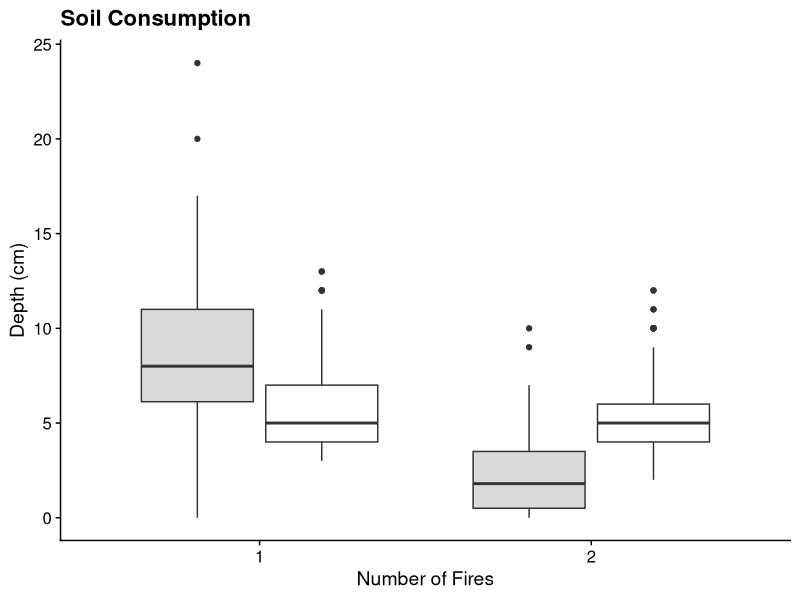
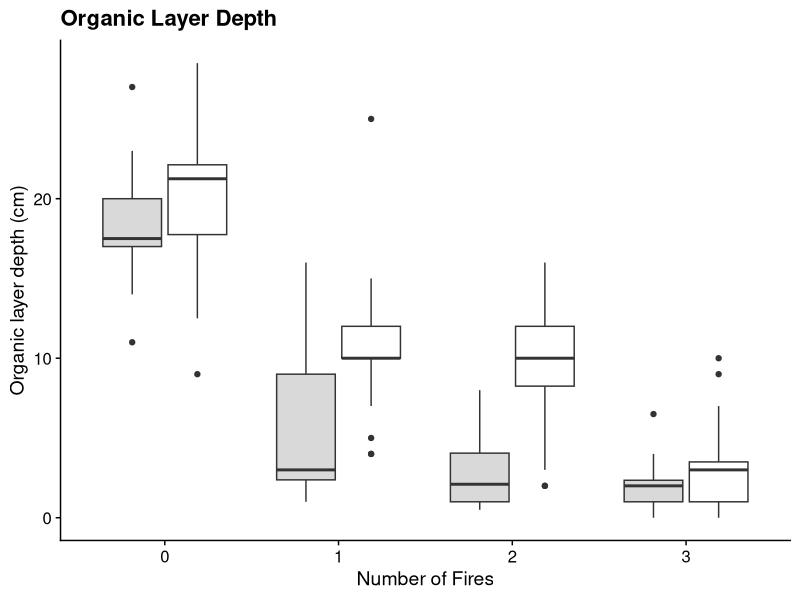
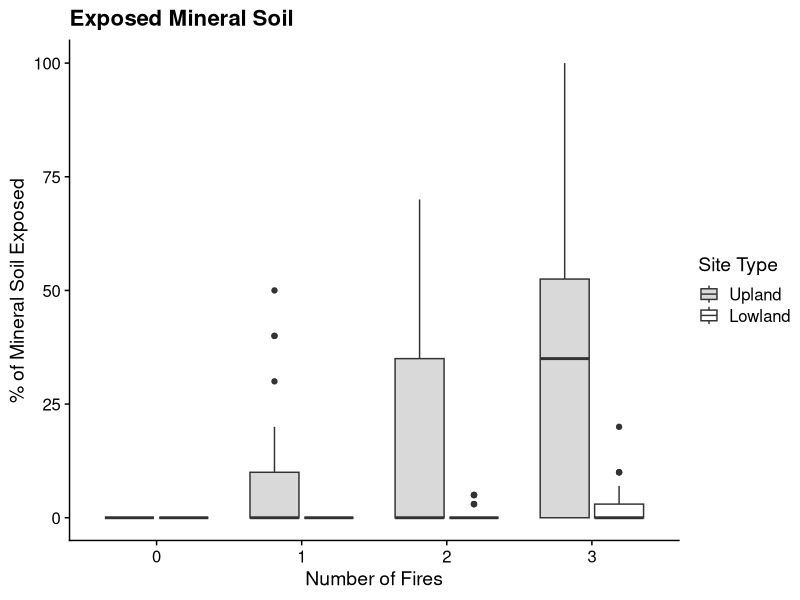
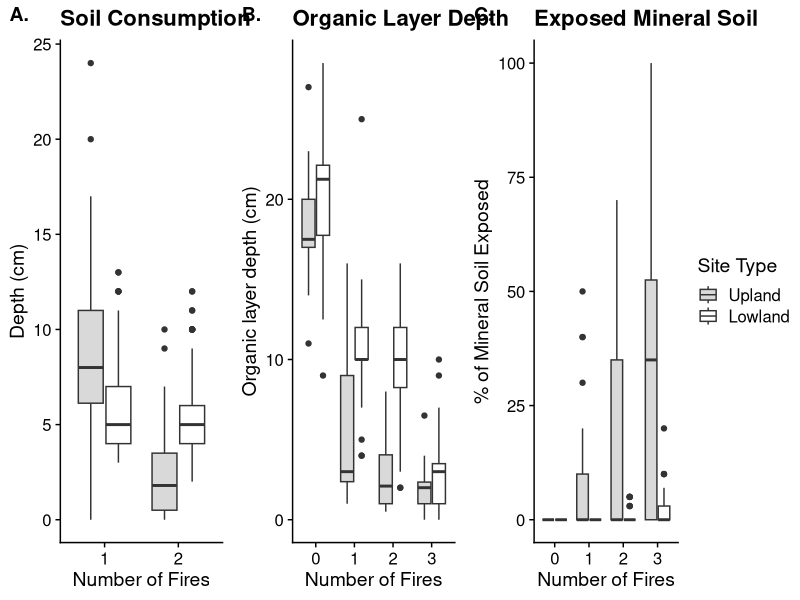

These charts were generated, in order, by the following R code: (Note: this script raises an error after producing the figures.)
## ---- chunk 1
  library(ggplot2)
  library(cowplot)
  library(dplyr)
  theme_set(theme_cowplot())
  rm(list = ls())
## ---- chunk 2
adven_root <- read.csv("data/adventaguous_roots.csv")
adven_root_plot <- ggplot(adven_root, 
                          aes(x = factor(adven_root$TREAT),
                              y = adven_root$DEPTH, 
                              fill = adven_root$SITE)) + 
  geom_boxplot() + 
  labs(x = "Number of Fires", y = "Depth (cm)",
       title = "Soil Consumption") + 
  scale_fill_manual(values = c("#d9d9d9", "#ffffff"), name = "Site Type", labels = c("Upland", "Lowland")) + 
  theme(plot.title = element_text(hjust = 0),
        legend.position = "none") + xlim("1", "2")
adven_root_plot
# save_plot("adven_root.png", adven_root_plot, base_aspect_ratio = 1.5)
## ---- chunk 3
org_depth <- read.csv("data/org_depth.csv")
 org_depth_plot <- ggplot(org_depth, 
                          aes(x = factor(org_depth$TREATMENT), y =
                                org_depth$ORG_DEPTH, 
                              fill = org_depth$SITE)) + 
    geom_boxplot()   + 
    scale_fill_manual(name = "Site Type",
                      values = c("#d9d9d9", "#ffffff"), 
                      labels = c("Upland", "Lowland")) + 
    labs(title = "Organic Layer Depth", 
         x = "Number of Fires", y = "Organic layer depth (cm)") + 
    theme(plot.title = element_text(hjust = 0), legend.position =  "none") 
org_depth_plot
  
# save_plot("org_depth.png", org_depth_plot, base_aspect_ratio = 1.5)
## ---- chunk 4
exposed_min <- read.csv("data/exposed_min.csv")
expose_min_plot <- ggplot(exposed_min, 
                          aes(x = factor(exposed_min$TREATMENT),
                              y = exposed_min$MINERAL,
                              fill = exposed_min$SITE)) + 
    geom_boxplot() + 
    scale_fill_manual(name = "Site Type",
                      values = c("#d9d9d9", "#ffffff"), 
                      labels = c("Upland", "Lowland")) + 
    labs(title = "Exposed Mineral Soil", 
         x = "Number of Fires", y = "% of Mineral Soil Exposed") + 
    theme(plot.title = element_text(hjust = 0))
expose_min_plot
## ---- chunk 5
plot_grid(adven_root_plot, org_depth_plot, expose_min_plot,
          nrow = 1, ncol = 3,
          rel_widths = c(0.9, 0.9,1.3), rel_heights = c(1,1, 1.5),
          labels = c("A.", "B.", "C."))

save_plot("substrate.png", substrate, nrow = 1, ncol = 2, base_aspect_ratio = 1.5)

## ---- chunk 6
upland <- adven_root[adven_root$SITE == "DALTON",]

summary(upland$DEPTH[upland$TREAT == 1])

summary(upland$DEPTH[upland$TREAT == 2])
24/10
## ---- chunk 7
lowland <- adven_root[adven_root$SITE == "STEESE",]

summary(lowland$DEPTH[lowland$TREAT == 1])
low1 <- lowland$DEPTH[lowland$TREAT == 1]
low2 <- lowland$DEPTH[lowland$TREAT == 2]
t.test(low1,low2)
## ---- chunk 8
library(tidyverse)
library(ggpubr)
library(rstatix)

adven_root %>%
  group_by(SITE) %>%
  shapiro_test(DEPTH)

adven_root_stee <- adven_root[adven_root$SITE == "STEESE",]
adven_root_stee %>%
       dunn_test(DEPTH ~ TREAT, p.adjust.method = "bonferroni")
## ---- chunk 9
org_depth %>%
  filter(TREATMENT == 0) %>%
  summarise(mean(ORG_DEPTH))

